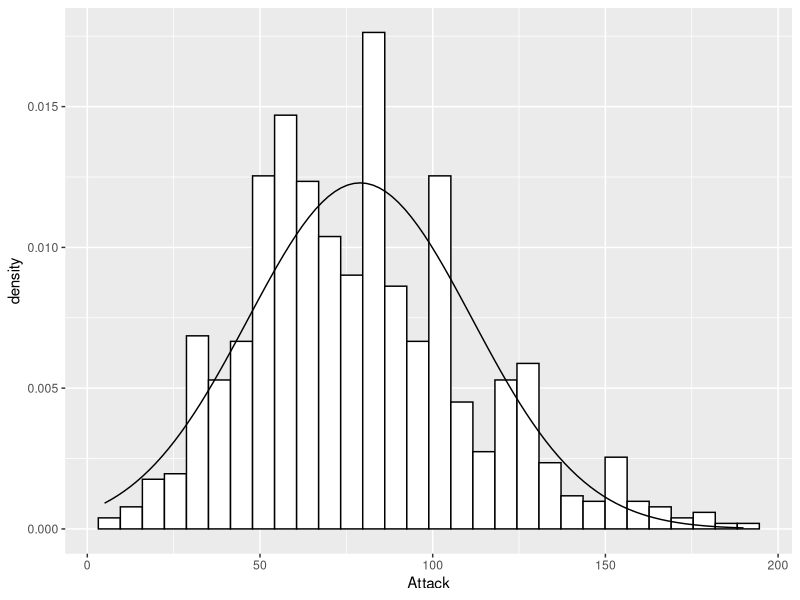
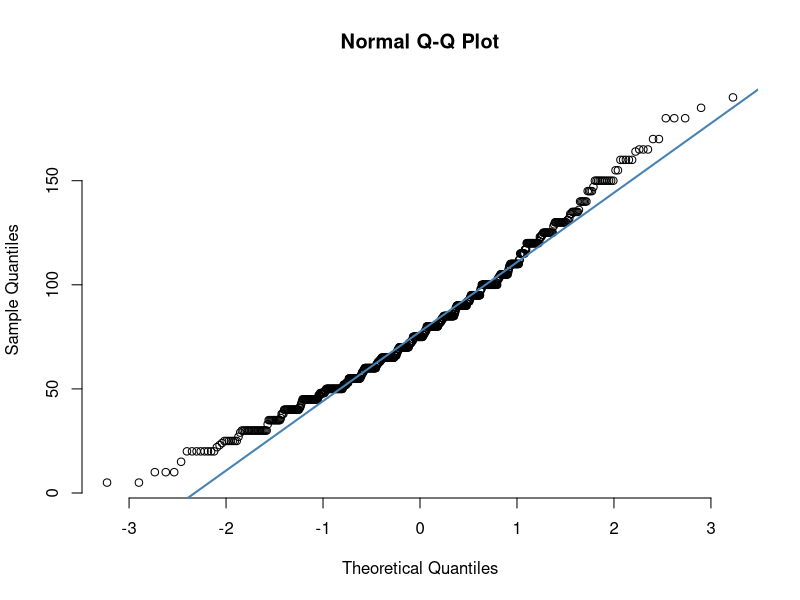
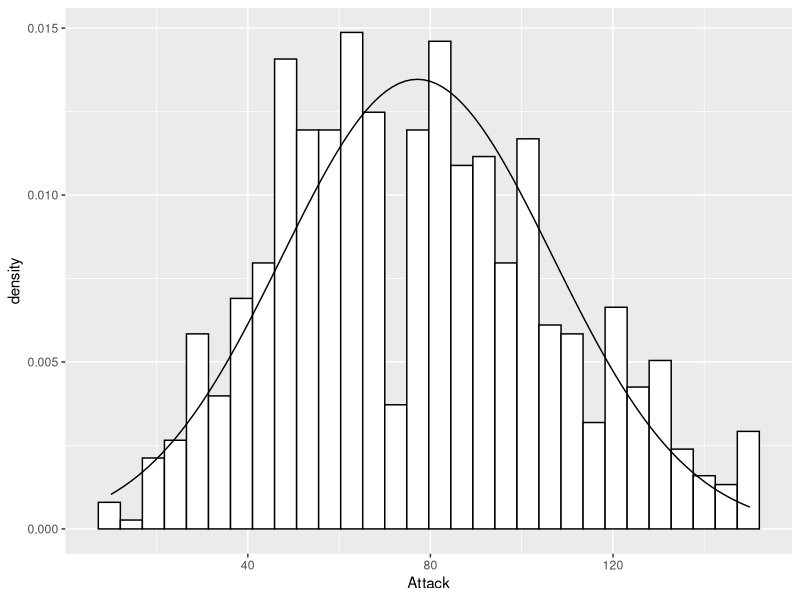
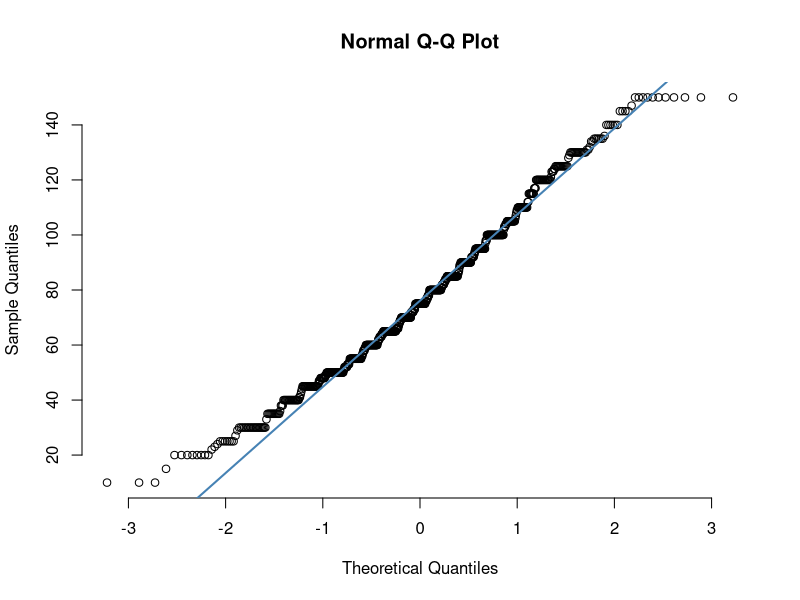
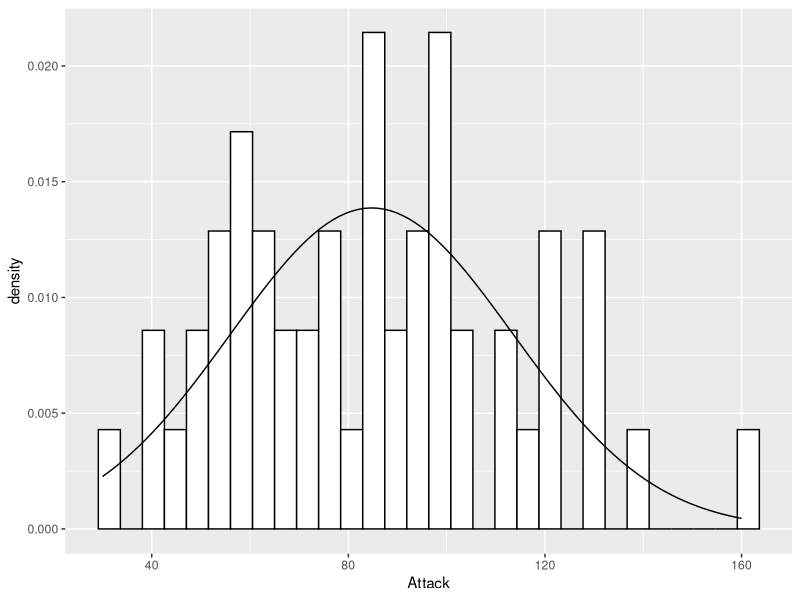
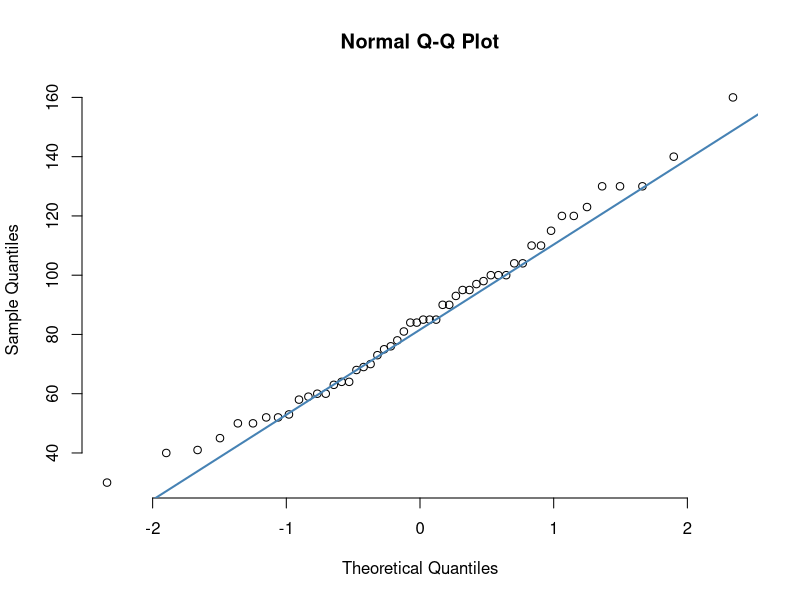

R code for these plots, in order:
## Estadistica para la toma de decisiones en R ##

## Removemos notacion cientifica
options(scipen = 999)

## Caracteres usados en el idioma español
Sys.setlocale("LC_ALL", 'es_ES.UTF-8')

## Cargar librerias

library(readxl)
library(tidyverse)
library(dplyr)
library(ggplot2)

## Abrir archivo de Excel
pokemon <- read_excel("Pokemon.xlsx")

# Si estamos interesados en algunos tipos de pokemones
# Primero vemos los tipos de pokemones
table(pokemon$`Type 1`)

# Podemos usar tapply para ver la media por tipo de pokemon
tapply(pokemon$Attack, pokemon$`Type 1`, mean)

# Para conocer la defensa de los pokemones
tapply(pokemon$Defense, pokemon$`Type 1`, mean)

# Prop table para ver porcentajes de tipo por generacion
round(prop.table(table(pokemon$`Type 1`, pokemon$Generation), 1), 2)

# Prop table para ver porcentajes de generacion y tipos
round(prop.table(table(pokemon$`Type 1`, pokemon$Generation), 2), 2)

# Graficos de distribucion
## Hiatograma con distribucion
ggplot(pokemon, aes(x = Attack)) + 
  geom_histogram(aes(y =..density..),
                 colour = "black", 
                 fill = "white") +
  stat_function(fun = dnorm, args = list(mean = mean(pokemon$Attack), sd = sd(pokemon$Attack)))

# QQPLOT
qqnorm(pokemon$Attack, pch = 1, frame = FALSE)
qqline(pokemon$Attack, col = "steelblue", lwd = 2)

# Parece que hay algunos datos atipicos
# con pokemones muy fuertes
pokemones_normal <- pokemon %>%
  filter(Attack %in% c(10:150))
## Hiatograma con distribucion
ggplot(pokemones_normal, aes(x = Attack)) + 
  geom_histogram(aes(y =..density..),
                 colour = "black", 
                 fill = "white") +
  stat_function(fun = dnorm, args = list(mean = mean(pokemones_normal$Attack), sd = sd(pokemones_normal$Attack)))

# QQPLOT
qqnorm(pokemones_normal$Attack, pch = 1, frame = FALSE)
qqline(pokemones_normal$Attack, col = "steelblue", lwd = 2)


# Filtrar datos para pokemones tipo fuego
# Quiero una nueva base con los pokemones de fuego
pokemones_fuego <- pokemon %>%    
  filter (`Type 1` == "Fire")

## Estadistica descriptiva
summary(pokemones_fuego$Attack)


## Hiatograma con distribucion
ggplot(pokemones_fuego, aes(x = Attack)) + 
  geom_histogram(aes(y =..density..),
                 colour = "black", 
                 fill = "white") +
  stat_function(fun = dnorm, args = list(mean = mean(pokemones_fuego$Attack), sd = sd(pokemones_fuego$Attack)))

# QQPLOT
qqnorm(pokemones_fuego$Attack, pch = 1, frame = FALSE)
qqline(pokemones_fuego$Attack, col = "steelblue", lwd = 2)

